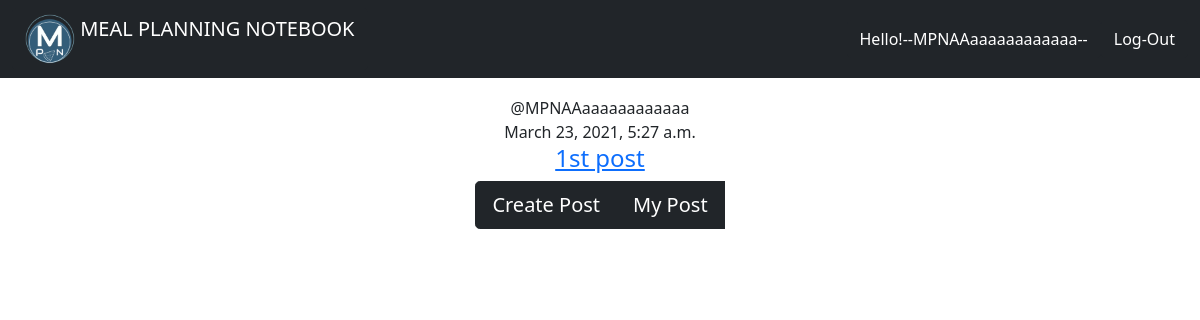
Page /reviewpost/ (signed in) on the committed database.
### reviewpost/models.py (models this page shows, shortened)
class Reviewpost(models.Model):
    sno=models.AutoField(primary_key=True)
    content_name = models.CharField(max_length=150, null=True)
    content = models.TextField()
    photos = models.ImageField(default="p1.png",upload_to="images/%y",null=True, blank=True)
    date_created = models.DateTimeField(default=now)
    user = models.ForeignKey(User,on_delete=models.CASCADE)

### reviewpost/views.py (the view)
# urls.py: path('', views.review_post, name='review_post'),
@login_required
def review_post(request):
    form = Reviewpost.objects.all()
    return render(request,'reviewpost/reviewpost.html',  {'form':form})

### reviewpost/templates/reviewpost/reviewpost.html
{% extends 'reviewpost/base.html' %}
{% block content %}
{% for i in form %}
<div class="jumbotron text-center">
@{{ i.user }}<br>{{ i.date_created }}
<a href="{% url 'dreviewpost' i.sno %}"><br><h4>{{ i.content_name|safe|truncatechars:50 }}</h4></a>
</div>
{% endfor %}
<div class="jumbotron text-center">
    <div class="btn-group btn-group-lg ">
    <a href="{% url 'creviewpost' %}" class="btn btn-dark"> Create Post</a>
    <br>
    <br>
    <a href="{% url 'mypost' %}" class="btn btn-dark" > My Post</a>
<br>
<br>
</div>
{% endblock %}

### reviewpost/templates/reviewpost/base.html (shortened to what this page needs)
{% load static %}
<!DOCTYPE html>
<html lang="en">
<head>
    <link href="https://cdn.jsdelivr.net/npm/bootstrap@5.0.0-beta2/dist/css/bootstrap.min.css" rel="stylesheet">
</head>
<body>
<nav class="navbar navbar-expand-md fixed-top bg-dark navbar-dark">
        <div class="container-fluid">
        <div class="navbar-header">
            <a href="{% url 'home' %}" class="navbar-brand btn btn-dark">
            <img src="{% static 'images/icon.png' %}" width="50" height="50" class="d-inline-block align-top">
            <span>MEAL PLANNING NOTEBOOK</span>
            </a>
        </div>
        {% if user.is_authenticated %}
        <ul class="navbar-nav">
            <li class="nav-item"><button type="button"  class="btn btn-dark"> Hello!--{{ user.username }}-- </button></li>
            <li class="nav-item">
                <form method="POST" action="{% url 'logoutuser' %}">
                <button type="submit"  class="btn btn-dark">Log-Out</button>
            </li>
        </ul>
        {% endif %}
    </div>
    </nav>
    <div class="container-fluid">
        <br>
        <br>
        <br>
        <br>
    {% block content %}{% endblock %}
</div>
</body>
</html>

### rows in the picture
Reviewpost: user "MPNAAaaaaaaaaaaaa", date_created "March 23, 2021, 5:27 a.m.", content_name "1st post"

### other values in the picture
{{ user.username }} "MPNAAaaaaaaaaaaaa"
